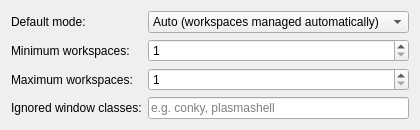
<?xml version="1.0" encoding="UTF-8"?>
<ui version="4.0">
 <class>BetterWorkspaceConfig</class>
 <widget class="QWidget" name="BetterWorkspaceConfig">
  <layout class="QFormLayout" name="formLayout">
   <item row="0" column="0">
    <widget class="QLabel" name="label_mode">
     <property name="text"><string>Default mode:</string></property>
    </widget>
   </item>
   <item row="0" column="1">
    <widget class="QComboBox" name="kcfg_Mode">
     <item><property name="text"><string>Auto (workspaces managed automatically)</string></property></item>
     <item><property name="text"><string>Manual (use keyboard shortcuts)</string></property></item>
    </widget>
   </item>
   <item row="1" column="0">
    <widget class="QLabel" name="label_min">
     <property name="text"><string>Minimum workspaces:</string></property>
    </widget>
   </item>
   <item row="1" column="1">
    <widget class="QSpinBox" name="kcfg_MinDesktops">
     <property name="minimum"><number>1</number></property>
     <property name="maximum"><number>20</number></property>
    </widget>
   </item>
   <item row="2" column="0">
    <widget class="QLabel" name="label_max">
     <property name="text"><string>Maximum workspaces:</string></property>
    </widget>
   </item>
   <item row="2" column="1">
    <widget class="QSpinBox" name="kcfg_MaxDesktops">
     <property name="minimum"><number>1</number></property>
     <property name="maximum"><number>20</number></property>
    </widget>
   </item>
   <item row="3" column="0">
    <widget class="QLabel" name="label_ignored">
     <property name="text"><string>Ignored window classes:</string></property>
    </widget>
   </item>
   <item row="3" column="1">
    <widget class="QLineEdit" name="kcfg_IgnoredClasses">
     <property name="placeholderText"><string>e.g. conky, plasmashell</string></property>
    </widget>
   </item>
  </layout>
 </widget>
</ui>
